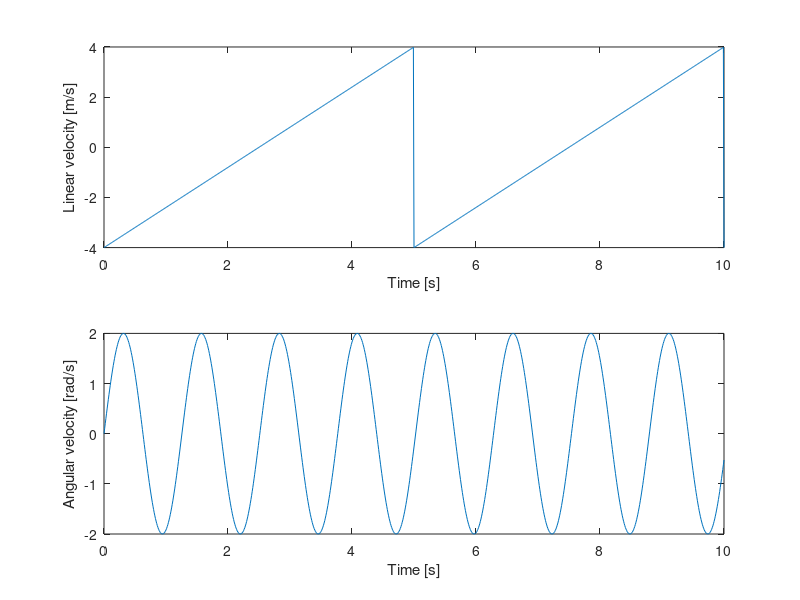

Here is the MATLAB script that generated this plot:
clear all

% Generate data
t = 0:0.01:10;
linVel = 4*sawtooth(2*pi*0.2*t);
angVel = 2*sin(5*t);

% Plot data
figure,
subplot(2,1,1),plot(t,linVel),xlabel('Time [s]'),ylabel('Linear velocity [m/s]')
subplot(2,1,2),plot(t,angVel),xlabel('Time [s]'),ylabel('Angular velocity [rad/s]')

% Write data to file
csvwrite('data_periodic.csv',[t', linVel', angVel']);
